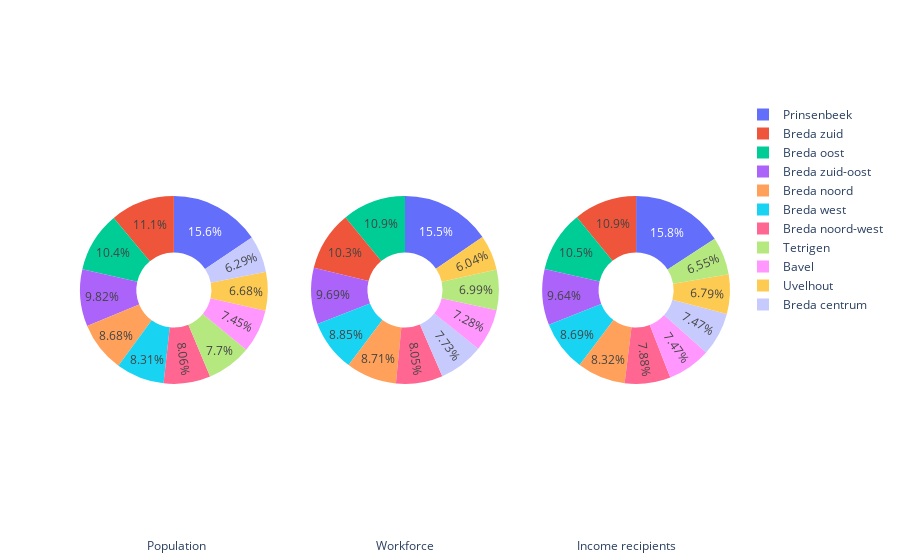

Notebook code cell kept with this figure:
### Code cell
import plotly.graph_objects as go
from plotly.subplots import make_subplots
fig = make_subplots(rows=1, cols=3, specs=[[{'type':'domain'}, {'type':'domain'}, {'type':'domain'}]])
fig.add_trace(go.Pie(labels=df_livability_regions['regions'], values=df_livability_regions['population'], name="Population"),
              1, 1)
fig.add_trace(go.Pie(labels=df_livability_regions['regions'], values=df_livability_regions['working_population'], name="Workforce"),
              1, 2)
fig.add_trace(go.Pie(labels=df_livability_regions['regions'], values=df_livability_regions['income'], name="Income"),
              1, 3)
fig.update_traces(hole=.4, hoverinfo="label+percent+name")

annotations = [
    dict(text='Population', x=0.1, y=-0.2, showarrow=False, font=dict(size=12)),
    dict(text='Workforce', x=0.5, y=-0.2, showarrow=False, font=dict(size=12)),
    dict(text='Income recipients', x=0.92, y=-0.2, showarrow=False, font=dict(size=12))
]
fig.update_layout(annotations=annotations)
fig.show()

### Figure 1 — Plotly figure (JSON) as saved in the notebook; plotly's stock layout.template omitted (floating-point values rounded to 4 significant figures)
{"data": [{"domain": {"x": [0, 0.2889], "y": [0, 1]}, "hole": 0.4, "hoverinfo": "label+percent+name", "labels": ["Bavel", "Breda centrum", "Breda noord", "Breda noord-west", "Breda oost", "Breda west", "Breda zuid", "Breda zuid-oost", "Prinsenbeek", "Tetrigen", "Uvelhout"], "name": "Population", "type": "pie", "values": [2760, 2331.0, 3216.0, 2989.0, 3844.0, 3078.0, 4105, 3639, 5775, 2855, 2475]}, {"domain": {"x": [0.3556, 0.6444], "y": [0, 1]}, "hole": 0.4, "hoverinfo": "label+percent+name", "labels": ["Bavel", "Breda centrum", "Breda noord", "Breda noord-west", "Breda oost", "Breda west", "Breda zuid", "Breda zuid-oost", "Prinsenbeek", "Tetrigen", "Uvelhout"], "name": "Workforce", "type": "pie", "values": [2043.0, 2170, 2445.0, 2259.0, 3068.0, 2484, 2880, 2718, 4336.0, 1960, 1695]}, {"domain": {"x": [0.7111, 1], "y": [0, 1]}, "hole": 0.4, "hoverinfo": "label+percent+name", "labels": ["Bavel", "Breda centrum", "Breda noord", "Breda noord-west", "Breda oost", "Breda west", "Breda zuid", "Breda zuid-oost", "Prinsenbeek", "Tetrigen", "Uvelhout"], "name": "Income", "type": "pie", "values": [2200, 2200, 2451.0, 2322.0, 3100, 2560, 3200, 2840, 4650, 1928.0, 2000]}], "layout": {"annotations": [{"font": {"size": 12}, "showarrow": false, "text": "Population", "x": 0.1, "y": -0.2}, {"font": {"size": 12}, "showarrow": false, "text": "Workforce", "x": 0.5, "y": -0.2}, {"font": {"size": 12}, "showarrow": false, "text": "Income recipients", "x": 0.92, "y": -0.2}]}}
